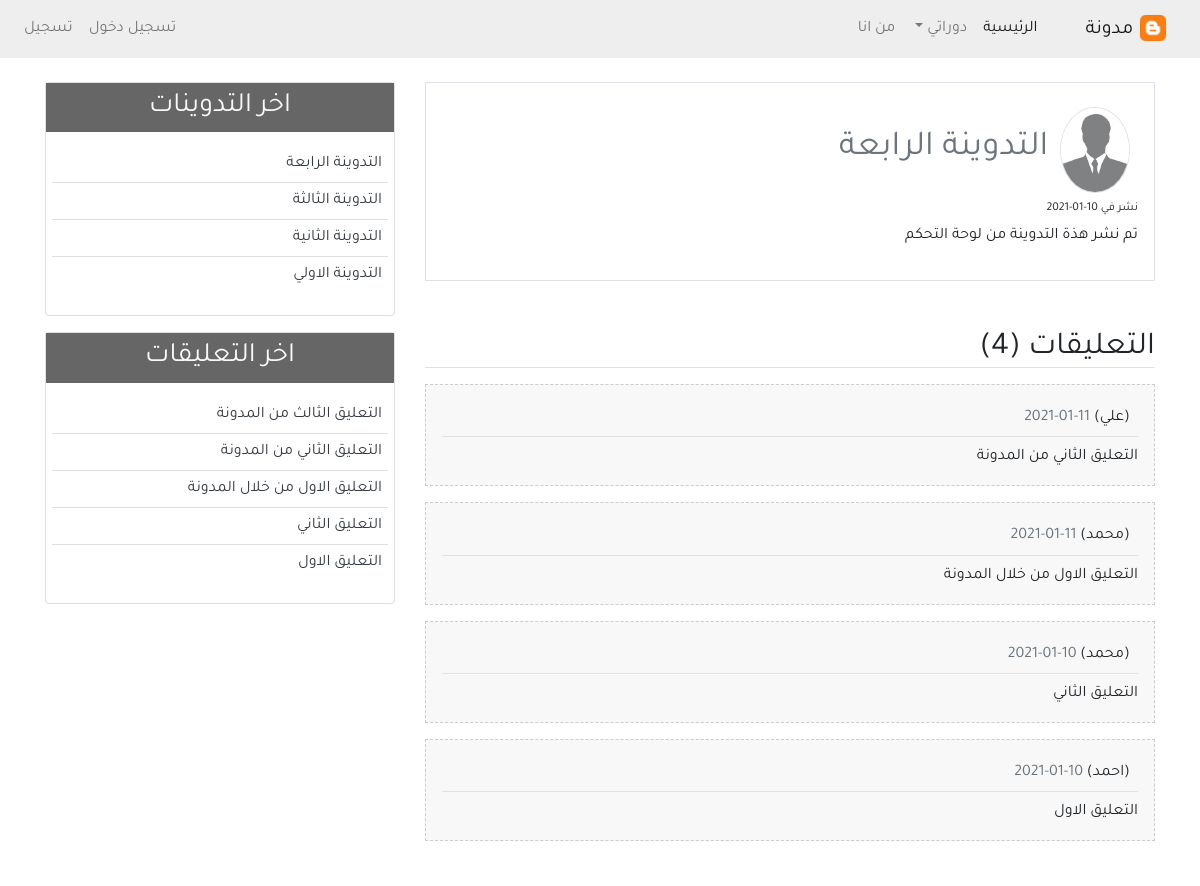
The page /detail/4 (upper part) on the database as committed earlier.
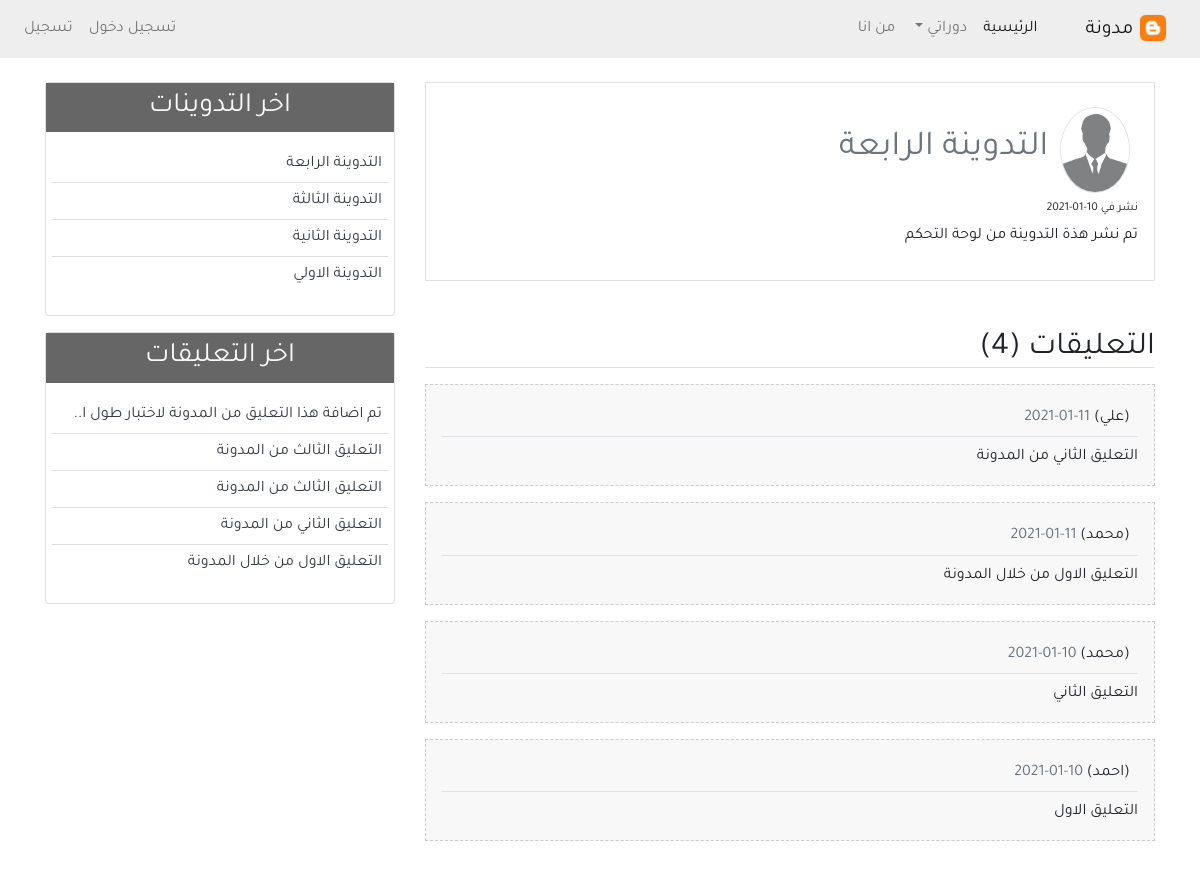
The same page on the database as committed later.
### blog/models.py (models this page shows, shortened)
class comment(models.Model):
    name = models.CharField(max_length=50, verbose_name='الاسم')
    email = models.EmailField(verbose_name='البريد الالكتروني')
    body = models.TextField(verbose_name='التعليق')
    comment_date = models.DateTimeField(auto_now_add=True)
    active = models.BooleanField(default=False)
    Post = models.ForeignKey(post, on_delete=models.CASCADE, related_name='comments')
    class Meta:
        ordering = ('-comment_date',)

class post(models.Model):
    title = models.CharField(max_length=100)
    content = models.TextField()
    post_date = models.DateTimeField(default=timezone.now)
    post_update = models.DateTimeField(auto_now=True)
    author = models.ForeignKey(User, on_delete=models.CASCADE)
    def __str__(self):
        return self.title
    class Meta():
        ordering = ('-post_date',)

### blog/views.py (the view)
# urls.py: path('detail/<int:post_id>', views.post_detail, name='detail')
def post_detail(request, post_id):
    posts= get_object_or_404(post, pk= post_id)
    comments = posts.comments.filter(active=True) #comment.objects.all().filter(active=True, Post=posts)
    if request.method == "POST":
        comment_form = NewComment(data=request.POST)
        if comment_form.is_valid():
            print('yes')
            new_comment = comment_form.save(commit=False)
            new_comment.Post=posts
            new_comment.save()
            comment_form = NewComment()
    else:
        comment_form = NewComment()
    context = {
        'title':posts,
        'post':posts,
        'comments':comments,
        'comment_form':comment_form
    }
    return render(request, 'blog/detail.html', context)

### blog/templatetags/post_tag.py (called while the page is built)
@register.inclusion_tag('blog/latest_posts.html')
def latest_posts():
    context ={
        'l_posts':post.objects.all()[0:5]
    }
    return context

@register.inclusion_tag('blog/latest_comments.html')
def latest_comments():
    context={
    'l_comments': comment.objects.filter(active=True)[0:5]
    }
    return context

### blog/templates/blog/detail.html (shortened to what this page needs)
{% extends 'blog/base.html'%}
{% load static %}
{% block content %}
{% load crispy_forms_tags %}
    <div class="border p-3 mb-3">
        <img  class="img-fluid rounded-circle border m-2" src="{% static 'blog/images/profile-img.png' %}" alt="صورة الناشر" width="70px">
        <span class="text-secondary" style="font-size: 35px;">{{post.title}}</span>
        <h3 style="font-size: 12px;">نشر في {{post.post_date|date:'d-m-Y'}}</h3>
        <p>{{post.content}}</p>
    </div>
    <h2 class="border-bottom mt-5 mb-3">التعليقات ({{comments.count}})</h2>
{% for comment in comments %}
<ul class="p-3 comment">
    <h6 class="border-bottom p-2">({{comment.name}}) <span class="text-secondary">
        {{comment.comment_date|date:'d-m-Y'}}
    </span></h6>
    {{comment.body}}
</ul>
{% empty %}
<h6 class="text-center p-4 comment">لا يوجد تعليقات.</h6>
{% endfor %}
{% endblock content %}

### blog/templates/blog/latest_posts.html
<ul class="list-group-flush latest-post">
    {% for post in l_posts %}
        <li class="list-group-item latest-post-item">
        <a href="{% url 'detail' post.id %}" class="text-dark">{{post.title}}</a>
        </li>
    {% endfor %}
</ul>

### blog/templates/blog/latest_comments.html
<ul class="list-group-flush latest-comment">
    {% for comment in l_comments %}
        <li class="list-group-item latest-comment-item">
        <a href="{% url 'detail' comment.Post.id %}" class="text-dark">
        {%if comment.body|length > 40%}
        {{comment.body|slice:'45'}}..
        {% else %}
        {{comment.body}}
        {% endif %}
        </a>
        </li>
        {% empty %}
        <li class="list-group-item latest-comment-item mb-0">لا يوجد تعليقات</li>
    {% endfor %}
</ul>

Rows that differ between the two databases and show on the page:
no longer on one of the page's lists (row unchanged): comment: body "التعليق الثاني"
no longer on one of the page's lists (row unchanged): comment: body "التعليق الاول"
added comment: body "تم اضافة هذا التعليق من المدونة لاختبار طول ا", shown under "اخر التعليقات"
added comment: body "التعليق الثالث من المدونة", shown under "اخر التعليقات"
